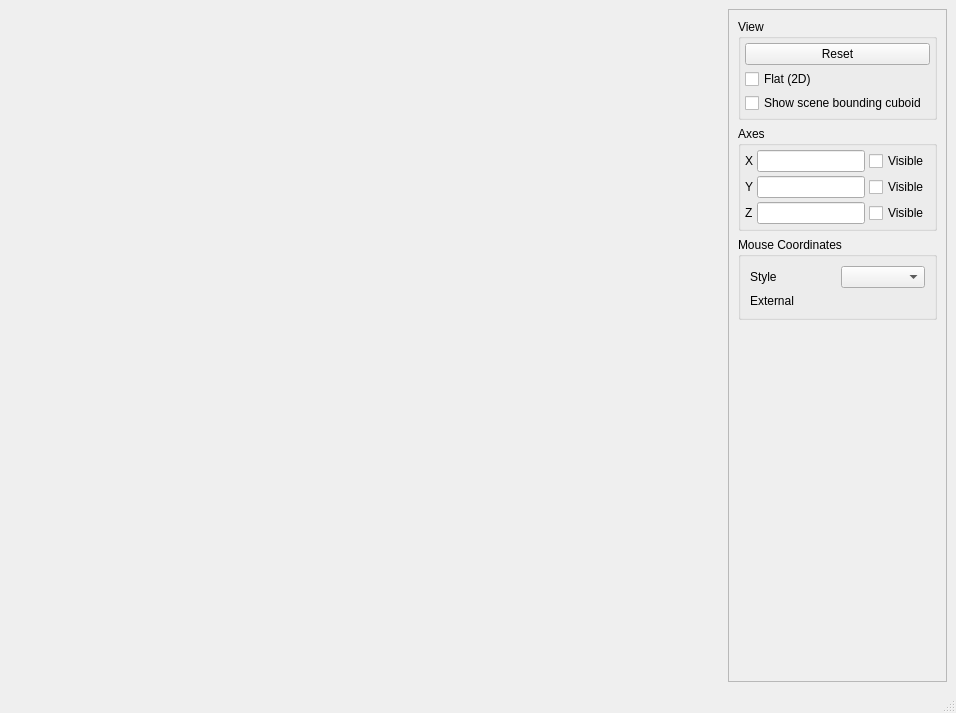
<?xml version="1.0" encoding="UTF-8"?>
<ui version="4.0">
 <class>MainWindow</class>
 <widget class="QMainWindow" name="MainWindow">
  <property name="geometry">
   <rect>
    <x>0</x>
    <y>0</y>
    <width>956</width>
    <height>713</height>
   </rect>
  </property>
  <property name="windowTitle">
   <string>Basic Test</string>
  </property>
  <widget class="QWidget" name="centralwidget">
   <layout class="QHBoxLayout" name="horizontalLayout">
    <item>
     <widget class="Mildred::MildredWidget" name="TestingWidget" native="true">
      <property name="sizePolicy">
       <sizepolicy hsizetype="Expanding" vsizetype="Preferred">
        <horstretch>5</horstretch>
        <verstretch>0</verstretch>
       </sizepolicy>
      </property>
     </widget>
    </item>
    <item>
     <widget class="QFrame" name="frame">
      <property name="sizePolicy">
       <sizepolicy hsizetype="Minimum" vsizetype="Preferred">
        <horstretch>0</horstretch>
        <verstretch>0</verstretch>
       </sizepolicy>
      </property>
      <property name="frameShape">
       <enum>QFrame::StyledPanel</enum>
      </property>
      <property name="frameShadow">
       <enum>QFrame::Raised</enum>
      </property>
      <layout class="QVBoxLayout" name="verticalLayout_2">
       <item>
        <widget class="QGroupBox" name="groupBox">
         <property name="title">
          <string>View</string>
         </property>
         <layout class="QVBoxLayout" name="verticalLayout">
          <property name="spacing">
           <number>4</number>
          </property>
          <property name="leftMargin">
           <number>4</number>
          </property>
          <property name="topMargin">
           <number>4</number>
          </property>
          <property name="rightMargin">
           <number>4</number>
          </property>
          <property name="bottomMargin">
           <number>4</number>
          </property>
          <item>
           <widget class="QPushButton" name="ResetViewButton">
            <property name="text">
             <string>Reset</string>
            </property>
           </widget>
          </item>
          <item>
           <widget class="QCheckBox" name="FlatViewCheck">
            <property name="text">
             <string>Flat (2D)</string>
            </property>
           </widget>
          </item>
          <item>
           <widget class="QCheckBox" name="ShowSceneCuboidCheck">
            <property name="text">
             <string>Show scene bounding cuboid</string>
            </property>
           </widget>
          </item>
         </layout>
        </widget>
       </item>
       <item>
        <widget class="QGroupBox" name="groupBox_2">
         <property name="sizePolicy">
          <sizepolicy hsizetype="Minimum" vsizetype="Preferred">
           <horstretch>0</horstretch>
           <verstretch>0</verstretch>
          </sizepolicy>
         </property>
         <property name="title">
          <string>Axes</string>
         </property>
         <layout class="QGridLayout" name="gridLayout">
          <property name="leftMargin">
           <number>4</number>
          </property>
          <property name="topMargin">
           <number>4</number>
          </property>
          <property name="rightMargin">
           <number>4</number>
          </property>
          <property name="bottomMargin">
           <number>4</number>
          </property>
          <property name="spacing">
           <number>4</number>
          </property>
          <item row="2" column="0">
           <widget class="QLabel" name="label_3">
            <property name="text">
             <string>Z</string>
            </property>
           </widget>
          </item>
          <item row="2" column="1">
           <widget class="QLineEdit" name="ZTitleEdit">
            <property name="sizePolicy">
             <sizepolicy hsizetype="Minimum" vsizetype="Fixed">
              <horstretch>0</horstretch>
              <verstretch>0</verstretch>
             </sizepolicy>
            </property>
           </widget>
          </item>
          <item row="0" column="0">
           <widget class="QLabel" name="label">
            <property name="text">
             <string>X</string>
            </property>
           </widget>
          </item>
          <item row="0" column="1">
           <widget class="QLineEdit" name="XTitleEdit">
            <property name="sizePolicy">
             <sizepolicy hsizetype="Minimum" vsizetype="Fixed">
              <horstretch>0</horstretch>
              <verstretch>0</verstretch>
             </sizepolicy>
            </property>
           </widget>
          </item>
          <item row="1" column="0">
           <widget class="QLabel" name="label_2">
            <property name="text">
             <string>Y</string>
            </property>
           </widget>
          </item>
          <item row="1" column="1">
           <widget class="QLineEdit" name="YTitleEdit">
            <property name="sizePolicy">
             <sizepolicy hsizetype="Minimum" vsizetype="Fixed">
              <horstretch>0</horstretch>
              <verstretch>0</verstretch>
             </sizepolicy>
            </property>
           </widget>
          </item>
          <item row="0" column="2">
           <widget class="QCheckBox" name="XVisibleCheck">
            <property name="text">
             <string>Visible</string>
            </property>
           </widget>
          </item>
          <item row="1" column="2">
           <widget class="QCheckBox" name="YVisibleCheck">
            <property name="text">
             <string>Visible</string>
            </property>
           </widget>
          </item>
          <item row="2" column="2">
           <widget class="QCheckBox" name="ZVisibleCheck">
            <property name="text">
             <string>Visible</string>
            </property>
           </widget>
          </item>
         </layout>
        </widget>
       </item>
       <item>
        <widget class="QGroupBox" name="groupBox_3">
         <property name="title">
          <string>Mouse Coordinates</string>
         </property>
         <layout class="QVBoxLayout" name="verticalLayout_3">
          <item>
           <layout class="QHBoxLayout" name="horizontalLayout_2">
            <item>
             <widget class="QLabel" name="label_4">
              <property name="text">
               <string>Style</string>
              </property>
             </widget>
            </item>
            <item>
             <widget class="QComboBox" name="mouseCoordStyleCombo"/>
            </item>
           </layout>
          </item>
          <item>
           <widget class="QLabel" name="externalMouseCoordLabel">
            <property name="text">
             <string>External</string>
            </property>
           </widget>
          </item>
         </layout>
        </widget>
       </item>
       <item>
        <spacer name="verticalSpacer">
         <property name="orientation">
          <enum>Qt::Vertical</enum>
         </property>
         <property name="sizeHint" stdset="0">
          <size>
           <width>20</width>
           <height>40</height>
          </size>
         </property>
        </spacer>
       </item>
      </layout>
     </widget>
    </item>
   </layout>
  </widget>
  <widget class="QMenuBar" name="menubar">
   <property name="geometry">
    <rect>
     <x>0</x>
     <y>0</y>
     <width>956</width>
     <height>22</height>
    </rect>
   </property>
  </widget>
  <widget class="QStatusBar" name="statusbar"/>
 </widget>
 <customwidgets>
  <customwidget>
   <class>Mildred::MildredWidget</class>
   <extends>QWidget</extends>
   <header>widget.h</header>
   <container>1</container>
  </customwidget>
 </customwidgets>
 <resources/>
 <connections/>
</ui>
